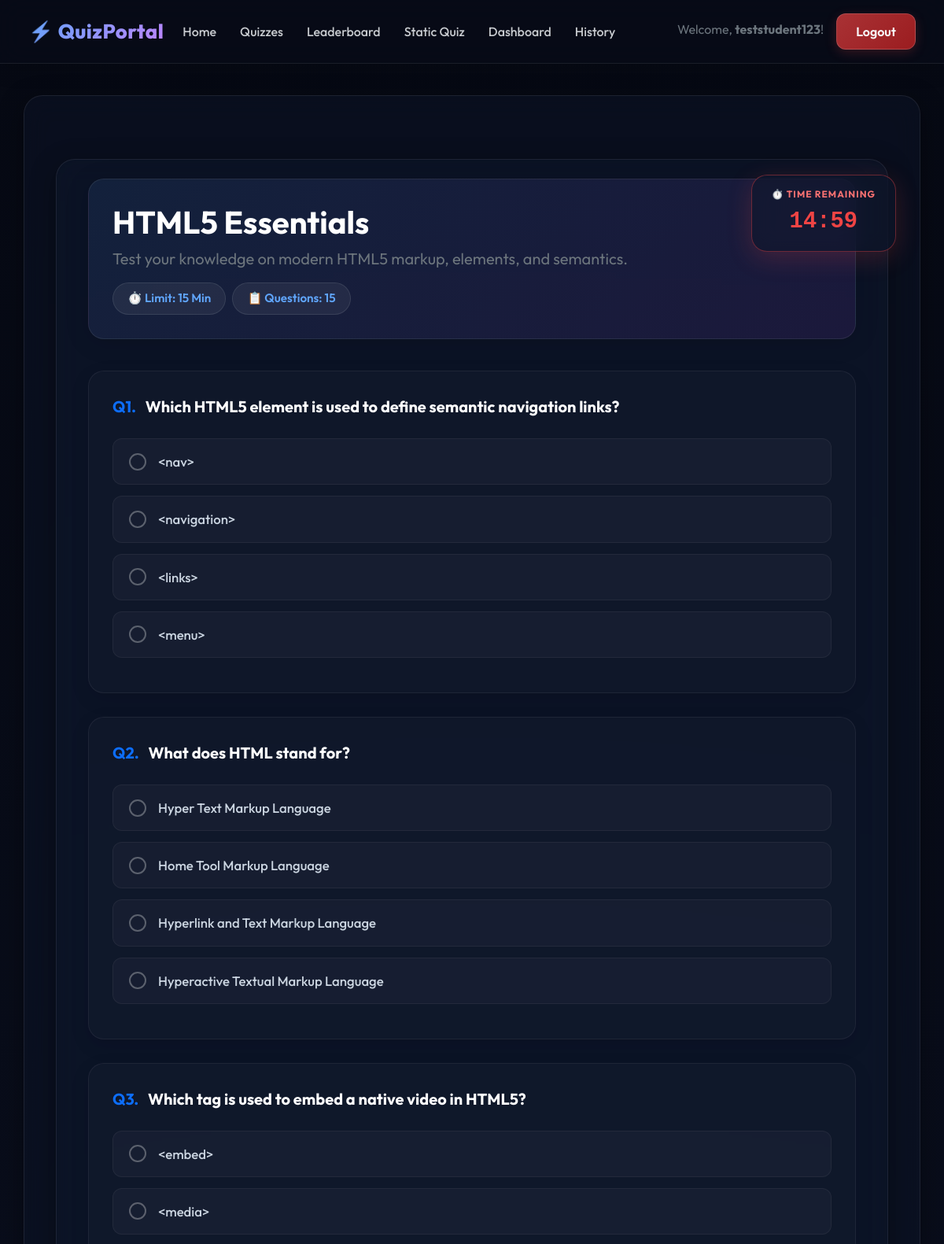
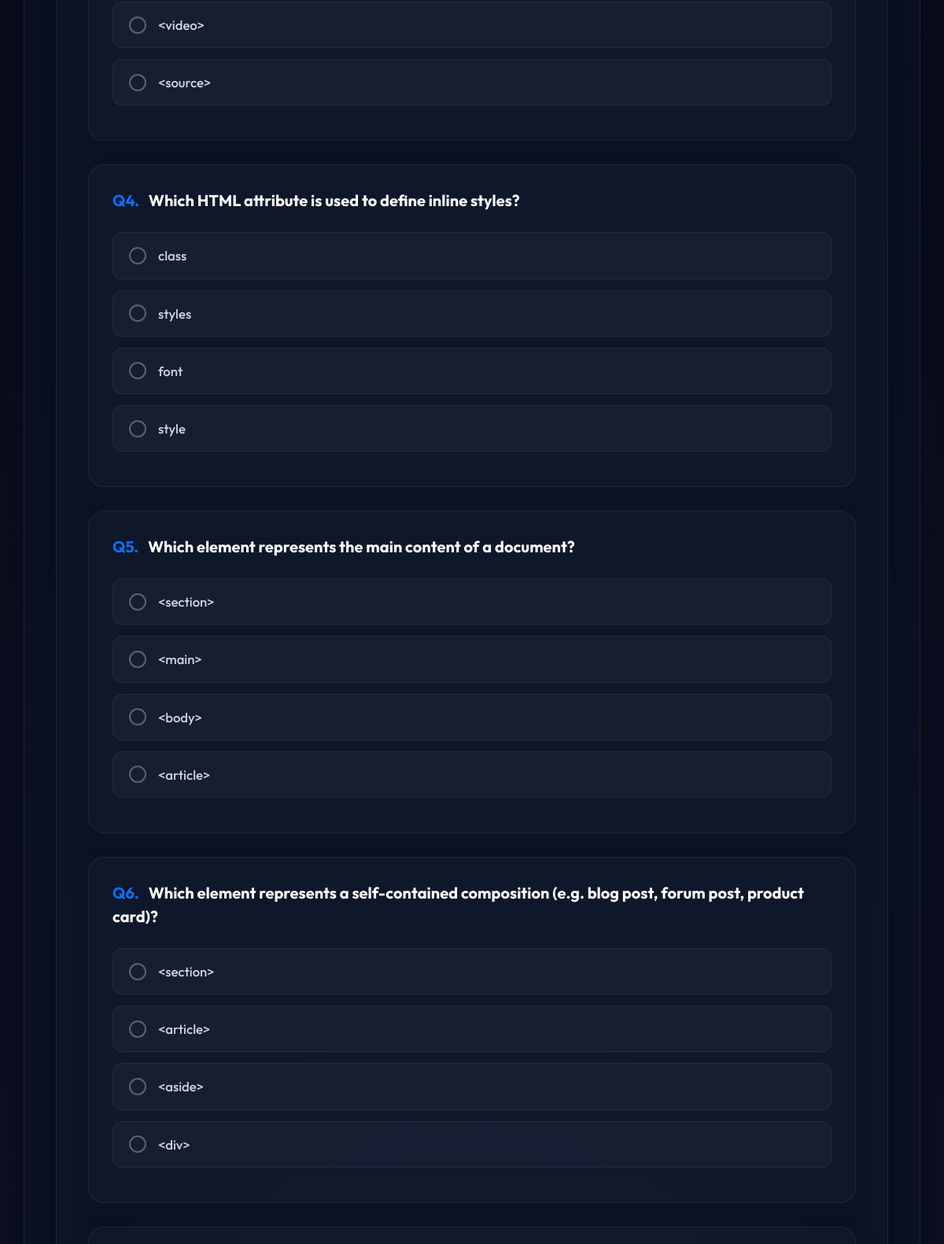
The page /quiz/16/ (signed in, upper part) on the database its author committed (2 pictures, top to bottom).
### messages1/models.py (models this page shows, shortened)
class Quiz(models.Model):
    LEVEL_CHOICES = (
        ('Simple', 'Simple'),
        ('Medium', 'Medium'),
        ('Hard', 'Hard'),
    )
    title = models.CharField(
        max_length=200
    )
    description = models.TextField()
    category = models.CharField(
        max_length=100,
        default="General"
    )
    level = models.CharField(
        max_length=20,
        choices=LEVEL_CHOICES,
        default="Simple"
    )
    time_limit = models.IntegerField(
        default=20,
        help_text="Time in minutes"
    )

class Question(models.Model):
    quiz = models.ForeignKey(
        Quiz,
        on_delete=models.CASCADE,
        related_name='questions'
    )
    question = models.TextField()
    option1 = models.CharField(
        max_length=200
    )
    option2 = models.CharField(
        max_length=200
    )
    option3 = models.CharField(
        max_length=200
    )
    option4 = models.CharField(
        max_length=200
    )
    correct_answer = models.CharField(
        max_length=200,
        default=""
    )
    marks = models.IntegerField(
        default=1
    )

### messages1/views.py (the view, shortened to what this page needs)
def quiz_detail(request, id):
    if not request.user.is_authenticated:
        messages.error(request, "Please log in first to write the quiz!")
        return redirect("login")
    quiz = get_object_or_404(Quiz, id=id)
    questions = Question.objects.filter(quiz=quiz)
    return render(
        request,
        'quiz/quiz_detail.html',
        {
            'quiz': quiz,
            'questions': questions
        }
    )

### messages1/templates/quiz/quiz_detail.html (shortened to what this page needs)
{% extends 'quiz/base.html' %}
{% block content %}
<div class="timer-container" id="timerBox">
    <div>
        <div class="timer-label">⏱️ Time Remaining</div>
        <div class="timer-display" id="timeDisplay">00:00</div>
    </div>
</div>
<div class="container py-4">
    <div class="quiz-title-card">
        <div class="quiz-header-info">
            <div>
                <h1 class="fw-bold text-white mb-2">{{ quiz.title }}</h1>
                <p class="text-secondary mb-0 fs-5">{{ quiz.description }}</p>
            </div>
            <div class="d-flex gap-2">
                <span class="quiz-meta-badge">⏱️ Limit: {{ quiz.time_limit }} Min</span>
                <span class="quiz-meta-badge">📋 Questions: {{ questions.count }}</span>
            </div>
        </div>
    </div>
    <form method="POST" id="quizForm">
        {% for question in questions %}
        <div class="question-card">
            <h5 class="question-text">
                <span class="text-primary me-2">Q{{ forloop.counter }}.</span>
                {{ question.question }}
            </h5>
            <div class="options-wrapper">
                <div class="option-container" onclick="selectRadio('q_{{ question.id }}_1')">
                    <input type="radio"
                           id="q_{{ question.id }}_1"
                           class="option-radio"
                           name="{{ question.id }}"
                           value="{{ question.option1 }}"
                           required>
                    <span class="option-label">{{ question.option1 }}</span>
                </div>
                <div class="option-container" onclick="selectRadio('q_{{ question.id }}_2')">
                    <input type="radio"
                           id="q_{{ question.id }}_2"
                           class="option-radio"
                           name="{{ question.id }}"
                           value="{{ question.option2 }}">
                    <span class="option-label">{{ question.option2 }}</span>
                </div>
                <div class="option-container" onclick="selectRadio('q_{{ question.id }}_3')">
                    <input type="radio"
                           id="q_{{ question.id }}_3"
                           class="option-radio"
                           name="{{ question.id }}"
                           value="{{ question.option3 }}">
                    <span class="option-label">{{ question.option3 }}</span>
                </div>
                <div class="option-container" onclick="selectRadio('q_{{ question.id }}_4')">
                    <input type="radio"
                           id="q_{{ question.id }}_4"
                           class="option-radio"
                           name="{{ question.id }}"
                           value="{{ question.option4 }}">
                    <span class="option-label">{{ question.option4 }}</span>
                </div>
            </div>
        </div>
        {% endfor %}
    </form>
</div>
{% endblock %}

### messages1/templates/quiz/base.html (shortened to what this page needs)
<!DOCTYPE html>
<html lang="en">
<head>
    <link href="https://cdn.jsdelivr.net/npm/bootstrap@5.3.0/dist/css/bootstrap.min.css" rel="stylesheet">
</head>
<body>
<nav class="navbar navbar-expand-lg navbar-dark bg-dark">
    <div class="container-fluid">
        <a class="navbar-brand" href="/">
            ⚡ QuizPortal
        </a>
        <div class="collapse navbar-collapse" id="navbarContent">
            <ul class="navbar-nav me-auto mb-2 mb-lg-0">
                <li class="nav-item">
                    <a class="nav-link" href="/">Home</a>
                </li>
                <li class="nav-item">
                    <a class="nav-link" href="/quizess/">Quizzes</a>
                </li>
                <li class="nav-item">
                    <a class="nav-link" href="/leaderboard/">Leaderboard</a>
                </li>
                <li class="nav-item">
                    <a class="nav-link" href="/multiple_quizess/">Static Quiz</a>
                </li>
                {% if user.is_authenticated %}
                <li class="nav-item">
                    <a class="nav-link" href="/dashboard/">Dashboard</a>
                </li>
                <li class="nav-item">
                    <a class="nav-link" href="/resulthistory/">History</a>
                </li>
                {% endif %}
            </ul>
            <div class="d-flex gap-2">
                {% if user.is_authenticated %}
                    <span class="navbar-text me-2 d-none d-lg-inline-block text-secondary">
                        Welcome, <strong>{{ user.username }}</strong>!
                    </span>
                    <a href="/logout/" class="btn btn-danger">
                        Logout
                    </a>
                {% endif %}
            </div>
        </div>
    </div>
</nav>
<div class="container">
    {% block content %}
    {% endblock %}
</div>
</body>
</html>

### messages1/templates/quiz/base.html (style rules this page uses)
:root { --glass-bg: rgba(255, 255, 255, 0.04); --glass-bg-hover: rgba(255, 255, 255, 0.08); --glass-card-bg: rgba(15, 23, 42, 0.45); --glass-border: rgba(255, 255, 255, 0.08); --glass-border-focus: rgba(255, 255, 255, 0.2); --glass-shadow: 0 8px 32px 0 rgba(0, 0, 0, 0.37); --glass-blur: blur(16px); --text-primary: #f8fafc; --text-secondary: #cbd5e1; --text-muted: #94a3b8; --accent-blue: #3b82f6; --accent-purple: #a855f7; --accent-pink: #ec4899; }
body { background: radial-gradient(circle at 50% 50%, #0d1326 0%, #060913 100%); font-family: 'Outfit', 'Inter', sans-serif; color: var(--text-primary); min-height: 100vh; position: relative; overflow-x: hidden; margin: 0; padding: 0; }
.navbar { background: rgba(8, 12, 26, 0.5) !important; backdrop-filter: var(--glass-blur); -webkit-backdrop-filter: var(--glass-blur); border-bottom: 1px solid var(--glass-border); box-shadow: 0 4px 30px rgba(0,0,0,0.15); padding: 16px 24px; transition: all 0.3s ease; }
.navbar-brand { font-size: 1.6rem; font-weight: 800; letter-spacing: 0.5px; background: linear-gradient(135deg, #60a5fa, #c084fc); -webkit-background-clip: text; -webkit-text-fill-color: transparent; display: flex; align-items: center; gap: 8px; }
.navbar-nav .nav-link { color: rgba(248, 250, 252, 0.8) !important; font-weight: 500; margin-right: 14px; font-size: 1rem; transition: all 0.3s ease; position: relative; }
.navbar-nav .nav-link::after { content: ''; position: absolute; width: 0; height: 2px; bottom: 0; left: 8px; background: linear-gradient(to right, #60a5fa, #c084fc); transition: width 0.3s ease; }
.container { background: var(--glass-card-bg); backdrop-filter: var(--glass-blur); -webkit-backdrop-filter: var(--glass-blur); border: 1px solid var(--glass-border); box-shadow: var(--glass-shadow); padding: 40px; border-radius: 24px; margin-top: 40px; margin-bottom: 40px; color: var(--text-primary); animation: fadeIn 0.8s cubic-bezier(0.16, 1, 0.3, 1); }
.btn-danger { background: linear-gradient(135deg, rgba(239, 68, 68, 0.7), rgba(220, 38, 38, 0.7)); border: 1px solid rgba(255, 255, 255, 0.15); color: var(--text-primary); border-radius: 12px; padding: 10px 24px; font-weight: 600; transition: all 0.3s cubic-bezier(0.16, 1, 0.3, 1); box-shadow: 0 4px 15px rgba(239, 68, 68, 0.2); }

### rows shown on the page
Quiz: title "HTML5 Essentials", description "Test your knowledge on modern HTML5 markup, elements, and semantics.", time_limit "15"
Question: question "Which HTML5 element is used to define semantic navigation links?", option1 "<nav>", option2 "<navigation>", option3 "<links>", option4 "<menu>"
Question: question "What does HTML stand for?", option1 "Hyper Text Markup Language", option2 "Home Tool Markup Language", option3 "Hyperlink and Text Markup Language", option4 "Hyperactive Textual Markup Language"
Question: question "Which tag is used to embed a native video in HTML5?", option1 "<embed>", option2 "<media>", option3 "<video>", option4 "<source>"
Question: question "Which HTML attribute is used to define inline styles?", option1 "class", option2 "styles", option3 "font", option4 "style"
Question: question "Which element represents the main content of a document?", option1 "<section>", option2 "<main>", option3 "<body>", option4 "<article>"
Question: question "Which element represents a self-contained composition (e.g. blog post, forum post, product card)?", option1 "<section>", option2 "<article>", option3 "<aside>", option4 "<div>"

### other values the page prints
{{ user.username }} "teststudent123"
{{ questions.count }} "15"
